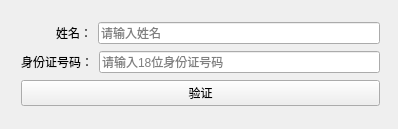
<?xml version="1.0" encoding="UTF-8"?>
<ui version="4.0">
 <class>VerificationBox</class>
 <widget class="QWidget" name="VerificationBox">
  <property name="geometry">
   <rect>
    <x>0</x>
    <y>0</y>
    <width>398</width>
    <height>129</height>
   </rect>
  </property>
  <property name="windowTitle">
   <string>VerificationBox</string>
  </property>
  <widget class="QWidget" name="verticalLayoutWidget">
   <property name="geometry">
    <rect>
     <x>10</x>
     <y>10</y>
     <width>381</width>
     <height>111</height>
    </rect>
   </property>
   <layout class="QVBoxLayout" name="verticalLayout">
    <item>
     <layout class="QHBoxLayout" name="horizontalLayout">
      <property name="leftMargin">
       <number>35</number>
      </property>
      <property name="rightMargin">
       <number>0</number>
      </property>
      <item>
       <widget class="QLabel" name="label">
        <property name="text">
         <string>姓名：</string>
        </property>
       </widget>
      </item>
      <item>
       <widget class="QLineEdit" name="lineEdit">
        <property name="placeholderText">
         <string>请输入姓名</string>
        </property>
       </widget>
      </item>
     </layout>
    </item>
    <item>
     <layout class="QHBoxLayout" name="horizontalLayout_2">
      <item>
       <widget class="QLabel" name="label_2">
        <property name="text">
         <string>身份证号码：</string>
        </property>
       </widget>
      </item>
      <item>
       <widget class="QLineEdit" name="lineEdit_2">
        <property name="placeholderText">
         <string>请输入18位身份证号码</string>
        </property>
       </widget>
      </item>
     </layout>
    </item>
    <item>
     <widget class="QPushButton" name="pushButton">
      <property name="text">
       <string>验证</string>
      </property>
     </widget>
    </item>
   </layout>
  </widget>
 </widget>
 <layoutdefault spacing="6" margin="11"/>
 <resources/>
 <connections/>
</ui>
